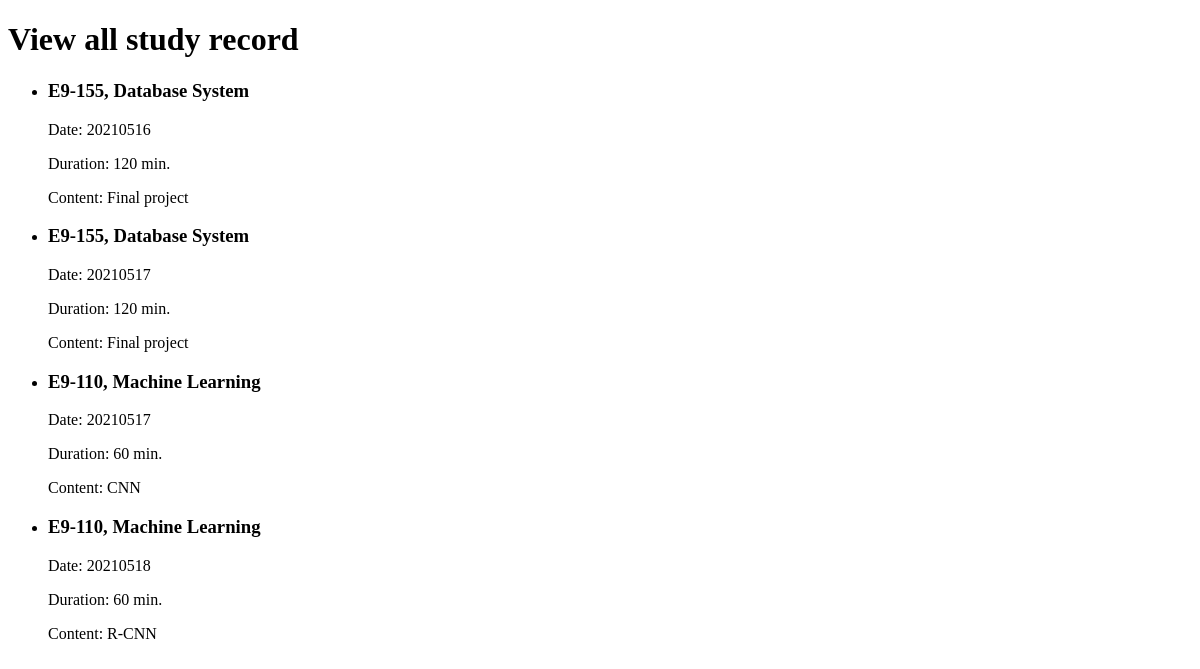
The app's page /learning/Study/listAll, older data.
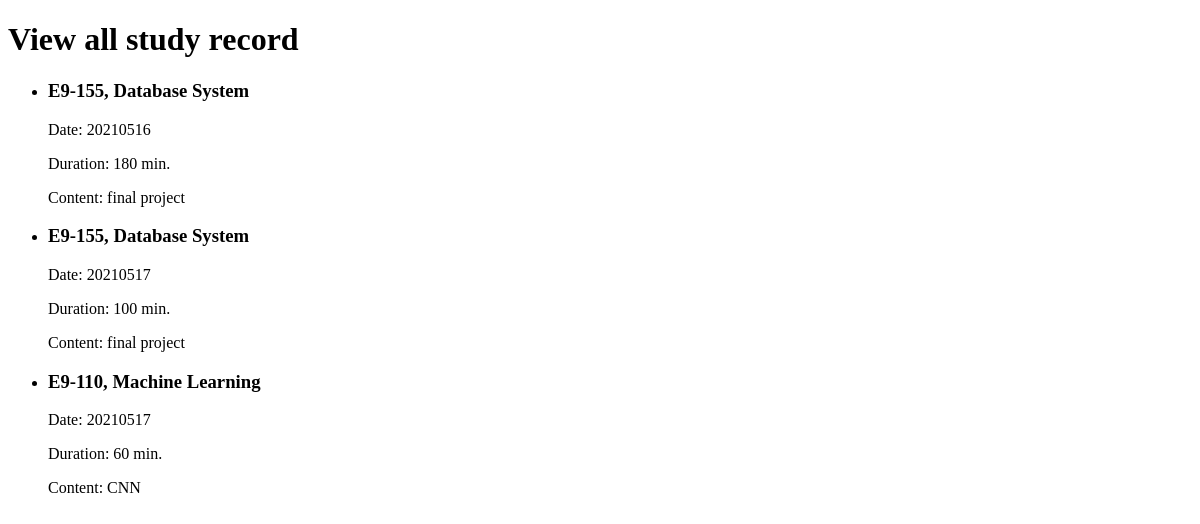
The same page, newer data.
### MainApp/models.py (models this page shows, shortened)
class Studies(db.Model):
    CourseNumber = db.Column(db.CHAR(6), primary_key=True)
    Date = db.Column(db.CHAR(8), primary_key=True)
    Duration = db.Column(db.Integer, nullable=False)
    Content = db.Column(db.VARCHAR(100), primary_key=True)

class Courses(db.Model):
    Semester = db.Column(db.VARCHAR(10), nullable=False)
    CourseNumber = db.Column(db.CHAR(6), primary_key=True)
    CourseName = db.Column(db.VARCHAR(50), nullable=False)
    Credits = db.Column(db.Integer)

### main.py (the view)
@app.route('/learning/Study/listAll')
def listStudies():
    return learning.listAllStudies()

### MainApp/Learning/views.py (called while the page is built)
def listAllStudies():
    result = db.session.execute('SELECT S.CourseNumber, C.CourseName, S.Date, S.Duration, S.Content '+
                                'FROM Studies AS S, Courses AS C '+
                                'WHERE S.CourseNumber=C.CourseNumber')
    return render_template('learning/learning_study_listAll.html', studies=result)

### MainApp/templates/learning/learning_study_listAll.html (shortened to what this page needs)
<!doctype html>
<html>
    <body>
        <div class="studyContainer">
            <h1 class="studyContainer">View all study record</h1>
            <ul class="studyList">
                {% for s in studies%}
                <li class="listItem">
                    <h3 class="listItem" id="courseNumber">{{s.CourseNumber}}, {{s.CourseName}}</h3>
                    <p class="listItem" id="date">Date: {{s.Date}}</p>
                    <p class="listItem" id="duration">Duration: {{s.Duration}} min.</p>
                    <p class="listItem" id="content">Content: {{s.Content}}</p>
                </li>
                {% endfor %}
            </ul>
        </div>
    </body>
</html>

Row changes from the older to the newer data that the page shows:
removed Studies: CourseNumber "E9-110", CourseName "Machine Learning", Date "20210518", Duration "60", Content "R-CNN"
changed Studies (number 1 of 3 on the later page): Duration "120" → "180"; Content "Final project" → "final project"
changed Studies (number 2 of 3 on the later page): Duration "120" → "100"; Content "Final project" → "final project"
